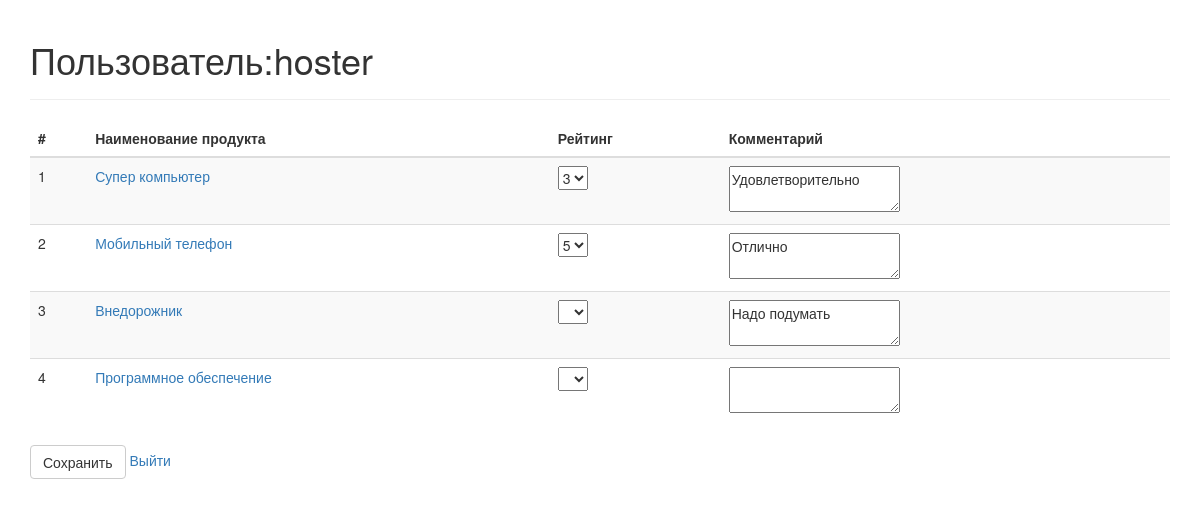
/products (signed in), run on the app's committed database.
### tables this page shows
CREATE TABLE `products` (
  `id` int(11) NOT NULL AUTO_INCREMENT,
  `name` varchar(45) DEFAULT NULL,
  PRIMARY KEY (`id`)
);

### application/core/db.php (called while the page is built, shortened)
<?php
class DB
{
    private static $_db = null;
    static public function getConnection()
    {
        if (self::$_db == null) {
            try {
                self::$_db = new PDO('mysql:host=' . DB_HOST . ';dbname=' . DB_NAME . ';charset=utf8', DB_USER, DB_PASS);
                self::$_db->setAttribute( PDO::ATTR_ERRMODE, PDO::ERRMODE_EXCEPTION );
            } catch (PDOException $e) {
                die('<h1>Sorry. The Database connection is temporarily unavailable.</h1>');
            }
            return self::$_db;
        } else {
            return self::$_db;
        }
    }
}

### application/core/view.php (called while the page is built, shortened)
<?php
class View
{
    function generate($content_view, $template_view, $data = null)
    {
        include 'application/views/'.$template_view;
    }
}

### application/bootstrap.php (called while the page is built, shortened)
<?php
require_once 'core/view.php';
require_once 'core/route.php';
require_once 'core/db.php';
Route::start();

### index.php (called while the page is built)
<?php
require_once 'application/bootstrap.php';

### application/models/model_products.php (called while the page is built, shortened)
<?php
class Model_Products extends Model
{
    private $db = null;
    public function __construct()
    {
        $this->db = DB::getConnection();
    }
    public function getProducts($user_id) {
        $this->sql = "select `products`.`id`,`name`,`rating`,`comment` FROM products LEFT JOIN (SELECT * FROM ratings_comments WHERE user_id = :user_id) as a ON products.id = a.product_id";
        $this->result = $this->db->prepare($this->sql);
        $this->result->execute(["user_id"=>$user_id]);
        $this->result->setFetchMode(PDO::FETCH_OBJ);
        return $this->result->fetchAll();
    }
}

### application/views/products_view.php (the view, shortened to what this page needs)
<div class="container">
    <div class="page-header">
        <h1>Пользователь:<?php echo $name; ?></h1>
    </div>
    <form action="products/save" method="post">
        <table class="table table-striped">
            <thead>
            <tr>
                <th>#</th>
                <th>Наименование продукта</th>
                <th>Рейтинг</th>
                <th>Комментарий</th>
            </tr>
            </thead>
            <tbody>
            <?php
                if (isset($products)) {
                    foreach($products as $product) {
                    ?>
                        <tr>
                            <td><?php echo $product->id;?><input type="hidden" name="id[]" value="<?php echo $product->id;?>"></td>
                            <td><a href="http://<?php echo URL_SITE; ?>/products/info/<?php echo $product->id;?>"><?php echo $product->name;?></a></td>
                            <td><select name="rating[]">
                                    <option value=""></option>
                                    <?php
                                    for($i=1;$i<6;$i++) {
                                        if ($product->rating==$i) {
                                            echo '<option value="'.$i.'" selected>'.$i.'</option>';
                                        } else {
                                            echo '<option value="'.$i.'">'.$i.'</option>';
                                        }
                                    }
                                    ?>
                                </select></td>
                            <td><textarea name="comment[]"><?php echo $product->comment;?></textarea></td>
                        </tr>
                    <?php
                    }
                }
            ?>
            </tbody>
        </table>
        <button type="submit" class="btn btn-default">Сохранить</button>
        <a href="http://<?php echo URL_SITE.'/Auth/logout'; ?>">Выйти</a>
</div>

### application/core/route.php (shortened to what this page needs)
<?php
class Route
{
    public static function start() {
        $action_name = 'index';
        $data = null;
        $controller = new $controller_name;
        $action = $action_name;
        if(method_exists($controller, $action))
        {
            if (!isset($data)) {
                $controller->$action();
            } else {
                $controller->$action($data);
            }
        }
        else
        {
            Route::ErrorPage404();
        }
    }
}

### application/controllers/controller_products.php (shortened to what this page needs)
<?php
class Controller_Products extends Controller
{
    private $user_id = null;
    private $data = null;
    private $product = null;
    public function __construct()
    {
        $this->user_id = $_SESSION['user_id'];
        $this->product = new Model_Products();
    }
    public function index()
    {
        if (!$this->user_id) {
            $this->data['info'] = 'Доступ запрещен! <a href="http://' . URL_SITE . '">Авторизация</a>';
            $this->view->generate('access_view.php', 'template_view.php', $this->data);
        } else {
            $this->data['products'] = $this->product->getProducts($this->user_id);
            $this->data['user_id'] = $this->user_id;
            $this->data['name'] = User::getName($this->user_id);
            $this->view->generate('products_view.php', 'template_view.php', $this->data);
        }
    }
}

### application/views/template_view.php (shortened to what this page needs)
<!DOCTYPE html>
<html lang="ru">
<head>
    <link rel="stylesheet" href="https://maxcdn.bootstrapcdn.com/bootstrap/3.3.2/css/bootstrap.min.css">
</head>
<body>
    <?php include 'application/views/'.$content_view; ?>
</body>
</html>

### data on the page
products: id "1", name "Супер компьютер", value "Удовлетворительно"
products: id "2", name "Мобильный телефон", value "Отлично"
products: id "3", name "Внедорожник", value "Надо подумать"
products: id "4", name "Программное обеспечение"

### other printed values
$name "hoster"
form field value "3"
form field value "5"
